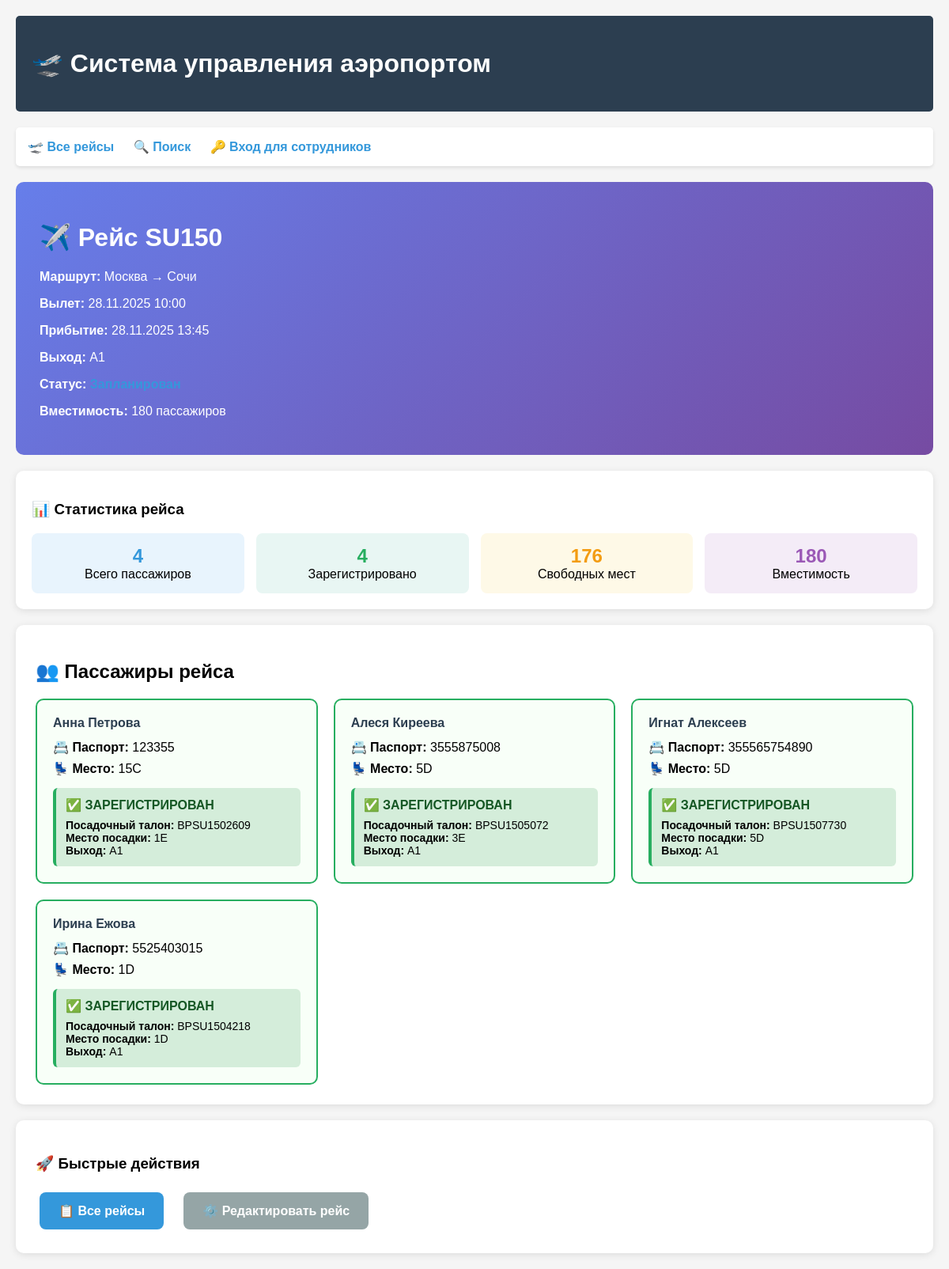
/flight/2/, run on the app's committed database.
### flights/models.py (models this page shows, shortened)
class Flight(models.Model):
    STATUS_CHOICES = [
        ('scheduled', 'Запланирован'),
        ('boarding', 'Посадка'),
        ('departed', 'Вылетел'),
        ('landed', 'Приземлился'),
        ('cancelled', 'Отменен'),
    ]
    number = models.CharField(max_length=10, unique=True, verbose_name="Номер рейса")
    departure_city = models.CharField(max_length=100, verbose_name="Город вылета", blank=True, null=True)
    destination_city = models.CharField(max_length=100, verbose_name="Город назначения", blank=True, null=True)
    departure_time = models.DateTimeField(verbose_name="Время вылета")
    arrival_time = models.DateTimeField(verbose_name="Время прибытия")
    gate = models.CharField(max_length=10, verbose_name="Выход", default="A1")
    status = models.CharField(max_length=20, choices=STATUS_CHOICES, default='scheduled', verbose_name="Статус")
    capacity = models.IntegerField(default=180, verbose_name="Вместимость")
    class Meta:
        verbose_name = "Рейс"
        verbose_name_plural = "Рейсы"
        ordering = ['departure_time']  # Сортировка по времени вылета

class Passenger(models.Model):
    flight = models.ForeignKey(Flight, on_delete=models.CASCADE, verbose_name="Рейс")
    first_name = models.CharField(max_length=50, verbose_name="Имя")
    last_name = models.CharField(max_length=50, verbose_name="Фамилия")
    passport_number = models.CharField(max_length=20, verbose_name="Номер паспорта")
    seat_number = models.CharField(max_length=5, verbose_name="Номер места")
    phone = models.CharField(max_length=20, verbose_name="Телефон", blank=True, null=True)
    class Meta:
        verbose_name = "Пассажир"
        verbose_name_plural = "Пассажиры"

class BoardingPass(models.Model):
    passenger = models.ForeignKey(Passenger, on_delete=models.CASCADE, verbose_name="Пассажир")
    flight = models.ForeignKey(Flight, on_delete=models.CASCADE, verbose_name="Рейс")
    boarding_pass_number = models.CharField(max_length=15, unique=True, verbose_name="Номер посадочного талона")
    seat_number = models.CharField(max_length=5, verbose_name="Номер места")
    gate = models.CharField(max_length=10, blank=True, verbose_name="Выход")
    boarding_time = models.DateTimeField(null=True, blank=True, verbose_name="Время посадки")
    check_in_time = models.DateTimeField(auto_now_add=True, verbose_name="Время регистрации")
    check_in_agent = models.ForeignKey(CheckInAgent, on_delete=models.CASCADE, verbose_name="Агент регистрации")
    status = models.CharField(max_length=20, choices=[
        ('checked_in', 'Зарегистрирован'),
        ('boarded', 'Прошел посадку'),
        ('cancelled', 'Отменен')
    ], default='checked_in', verbose_name="Статус")
    class Meta:
        verbose_name = "Посадочный талон"
        verbose_name_plural = "Посадочные талоны"

### flights/views.py (the view)
# urls.py: path('flight/<int:flight_id>/', views.flight_detail, name='flight_detail'),
def flight_detail(request, flight_id):
    flight = get_object_or_404(Flight, id=flight_id)
    passengers = Passenger.objects.filter(flight=flight)
    passenger_data = []
    for passenger in passengers:
        boarding_pass = BoardingPass.objects.filter(passenger=passenger, flight=flight).first()
        passenger_data.append({
            'passenger': passenger,
            'boarding_pass': boarding_pass,
            'is_registered': boarding_pass is not None
        })
    registered_count = BoardingPass.objects.filter(flight=flight).count()
    free_seats = flight.capacity - registered_count
    context = {
        'flight': flight,
        'passenger_data': passenger_data,
        'passengers': passengers,
        'registered_count': registered_count,
        'free_seats': free_seats,
        'total_passengers': passengers.count(),
    }
    return render(request, 'flights/flight_detail.html', context)

### flights/templates/flights/flight_detail.html (shortened to what this page needs)
{% extends 'flights/base.html' %}
{% block content %}
<div style="background: linear-gradient(135deg, #667eea 0%, #764ba2 100%); color: white; padding: 30px; border-radius: 10px; margin: 20px 0;">
    <h1>✈️ Рейс {{ flight.number }}</h1>
    <p><strong>Маршрут:</strong> {{ flight.departure_city }} → {{ flight.destination_city }}</p>
    <p><strong>Вылет:</strong> {{ flight.departure_time|date:"d.m.Y H:i" }}</p>
    <p><strong>Прибытие:</strong> {{ flight.arrival_time|date:"d.m.Y H:i" }}</p>
    <p><strong>Выход:</strong> {{ flight.gate }}</p>
    <p><strong>Статус:</strong> <span class="status-{{ flight.status }}">{{ flight.get_status_display }}</span></p>
    <p><strong>Вместимость:</strong> {{ flight.capacity }} пассажиров</p>
</div>
<div style="background: white; padding: 20px; border-radius: 10px; box-shadow: 0 2px 10px rgba(0,0,0,0.1); margin: 20px 0;">
    <h3>📊 Статистика рейса</h3>
    <div style="display: grid; grid-template-columns: repeat(auto-fit, minmax(200px, 1fr)); gap: 15px; margin-top: 15px;">
        <div style="text-align: center; padding: 15px; background: #e8f4fd; border-radius: 8px;">
            <div style="font-size: 24px; font-weight: bold; color: #3498db;">{{ total_passengers }}</div>
            <div>Всего пассажиров</div>
        </div>
        <div style="text-align: center; padding: 15px; background: #e8f6f3; border-radius: 8px;">
            <div style="font-size: 24px; font-weight: bold; color: #27ae60;">{{ registered_count }}</div>
            <div>Зарегистрировано</div>
        </div>
        <div style="text-align: center; padding: 15px; background: #fef9e7; border-radius: 8px;">
            <div style="font-size: 24px; font-weight: bold; color: #f39c12;">{{ free_seats }}</div>
            <div>Свободных мест</div>
        </div>
        <div style="text-align: center; padding: 15px; background: #f4ecf7; border-radius: 8px;">
            <div style="font-size: 24px; font-weight: bold; color: #9b59b6;">{{ flight.capacity }}</div>
            <div>Вместимость</div>
        </div>
    </div>
</div>
<div style="background: white; padding: 25px; border-radius: 10px; box-shadow: 0 2px 10px rgba(0,0,0,0.1); margin: 20px 0;">
    <h2>👥 Пассажиры рейса</h2>
    {% if passenger_data %}
        <div style="display: grid; grid-template-columns: repeat(auto-fill, minmax(320px, 1fr)); gap: 20px; margin-top: 20px;">
            {% for data in passenger_data %}
            <div style="border: 2px solid {% if data.is_registered %}#27ae60{% else %}#f39c12{% endif %}; padding: 20px; border-radius: 10px; background: {% if data.is_registered %}#f8fff8{% else %}#fffbf0{% endif %};">
                <h4 style="margin: 0 0 12px 0; color: #2c3e50;">{{ data.passenger.first_name }} {{ data.passenger.last_name }}</h4>
                <p style="margin: 8px 0;"><strong>📇 Паспорт:</strong> {{ data.passenger.passport_number }}</p>
                <p style="margin: 8px 0;"><strong>💺 Место:</strong> {{ data.passenger.seat_number }}</p>
                {% if data.is_registered %}
                <div style="background: #d4edda; padding: 12px; border-radius: 6px; margin-top: 15px; border-left: 4px solid #27ae60;">
                    <div style="font-weight: bold; color: #155724;">✅ ЗАРЕГИСТРИРОВАН</div>
                    <div style="margin-top: 8px; font-size: 14px;">
                        <strong>Посадочный талон:</strong> {{ data.boarding_pass.boarding_pass_number }}<br>
                        <strong>Место посадки:</strong> {{ data.boarding_pass.seat_number }}<br>
                        <strong>Выход:</strong> {{ data.boarding_pass.gate }}
                    </div>
                </div>
                {% endif %}
            </div>
            {% endfor %}
        </div>
    {% endif %}
</div>
<div style="background: white; padding: 25px; border-radius: 10px; box-shadow: 0 2px 10px rgba(0,0,0,0.1);">
    <h3>🚀 Быстрые действия</h3>
    <div style="display: flex; gap: 15px; flex-wrap: wrap; margin-top: 20px;">
        <a href="{% url 'flights:flight_list' %}" class="btn" style="background: #3498db;">
            📋 Все рейсы
        </a>
        <a href="/admin/flights/flight/{{ flight.id }}/change/" class="btn" style="background: #95a5a6;">
            ⚙️ Редактировать рейс
        </a>
    </div>
</div>
{% endblock %}

### flights/templates/flights/base.html (style rules this page uses)
body { font-family: Arial, sans-serif; margin: 0; padding: 20px; background-color: #f5f5f5; }
.status-scheduled { color: #3498db; font-weight: bold; }
.btn { background: #3498db; color: white; border: none; cursor: pointer; padding: 10px 15px; text-decoration: none; border-radius: 4px; display: inline-block; }

### flights/templates/flights/flight_detail.html (style rules this page uses)
.btn { display: inline-block; padding: 14px 24px; margin: 5px; border-radius: 8px; text-decoration: none; color: white; font-weight: bold; border: none; cursor: pointer; text-align: center; transition: all 0.3s ease; font-size: 16px; }
.status-scheduled { color: #3498db; font-weight: bold; }

### data on the page
Flight: number "SU150", departure_city "Москва", destination_city "Сочи", departure_time "28.11.2025 10:00", arrival_time "28.11.2025 13:45", gate "A1", capacity "180"
Passenger: passenger.first_name "Анна", passenger.last_name "Петрова", passenger.passport_number "123355", passenger.seat_number "15C", boarding_pass.boarding_pass_number "BPSU1502609", boarding_pass.seat_number "1E", boarding_pass.gate "A1"
Passenger: passenger.first_name "Алеся", passenger.last_name "Киреева", passenger.passport_number "3555875008", passenger.seat_number "5D", boarding_pass.boarding_pass_number "BPSU1505072", boarding_pass.seat_number "3E", boarding_pass.gate "A1"
Passenger: passenger.first_name "Игнат", passenger.last_name "Алексеев", passenger.passport_number "355565754890", passenger.seat_number "5D", boarding_pass.boarding_pass_number "BPSU1507730", boarding_pass.seat_number "5D", boarding_pass.gate "A1"
Passenger: passenger.first_name "Ирина", passenger.last_name "Ежова", passenger.passport_number "5525403015", passenger.seat_number "1D", boarding_pass.boarding_pass_number "BPSU1504218", boarding_pass.seat_number "1D", boarding_pass.gate "A1"

### other printed values
{{ total_passengers }} "4"
{{ registered_count }} "4"
{{ free_seats }} "176"
